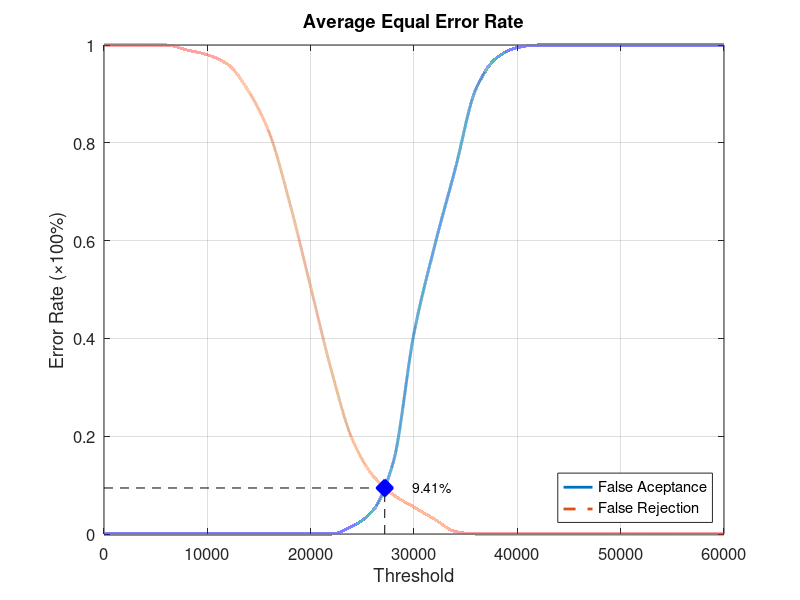
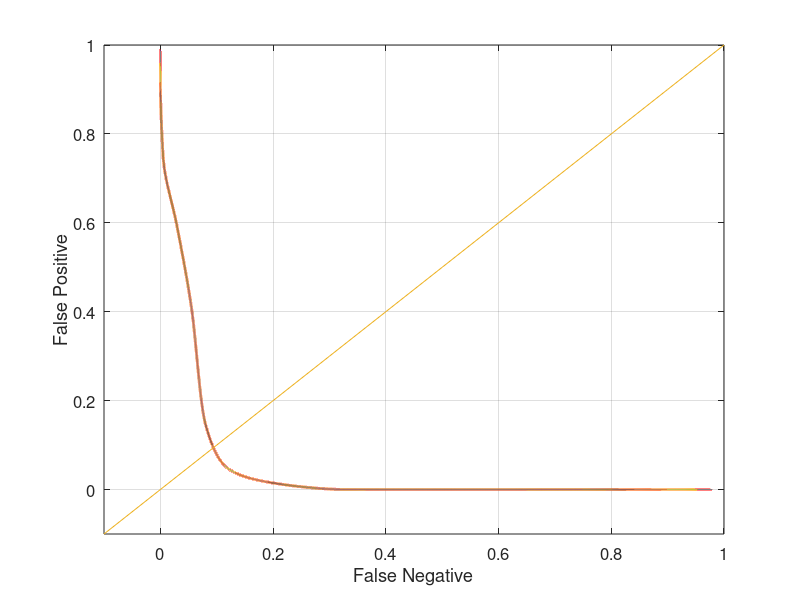

The MATLAB script that drew these images, in order:
function yEER = Database3_4
close all;
clear;
clc;
x = 0:2000:60000;
xq = 0:0.5:60000;

y0 = [0 0 0 0 0 0 0 0 0 0 0 0 0.0157895 0.0473684 0.147368 0.410526 0.589474 0.747368 0.910526 0.973684 0.994737 1 1 1 1 1 1 1 1 1 1];
yy0 = interp1(x, y0, xq, 'pchip');
y1 = [1 1 1 1 0.99 0.98 0.96 0.905 0.82 0.675 0.505 0.335 0.195 0.12 0.08 0.055 0.03 0.005 0 0 0 0 0 0 0 0 0 0 0 0 0];
yy1 = interp1(x, y1, xq, 'pchip');

% Calculating EER: 
y2 = abs(y0 - y1);
find(y2 == min(y2))
yy2 = abs(yy0 - yy1);
xEER = find(yy2 == min(yy2));
xEERIndex = xq(xEER) % X-axis EER
yEER = yy0(xEER) % Y-axis EER

main = figure
plot(xq, yy0,'-','LineWidth', 2);	hold on
plot(xq, yy1,'--','LineWidth', 2);	hold on
plot([xEERIndex xEERIndex], [0 yEER], 'k--');	hold on
plot([0 xEERIndex], [yEER yEER], 'k--');	hold on
plot(xEERIndex, yEER, 'bx', 'LineWidth', 10);	hold on
text(xEERIndex + 10 * xEERIndex / 100, yEER, [num2str(round((10000 * yEER)) / 100) '%'])
legend('False Aceptance', 'False Rejection', 'Location', 'SouthEast')
xlabel('Threshold')
ylabel('Error Rate (\times100%)')
title('Average Equal Error Rate')
set(gca, 'FontSize', 12)
axis([0 60000 0 1])
grid on

print(main, 'Database3_4Main', '-dpng');
FNRxFPR = figure('Color', [1 1 1]);
plot(yy1, yy0, '-', yy1, yy0, 'LineWidth', 2);
hold on
y = -0.1:0.1:1
plot(y, y); 
set(gca, 'FontSize', 12)
xlabel('False Negative')
ylabel('False Positive')
axis([-0.1 1 -0.1 1])
set(gca, 'FontSize', 12)
grid on

print(FNRxFPR, 'Database3_4FNRxFPR','-dpng');
end
